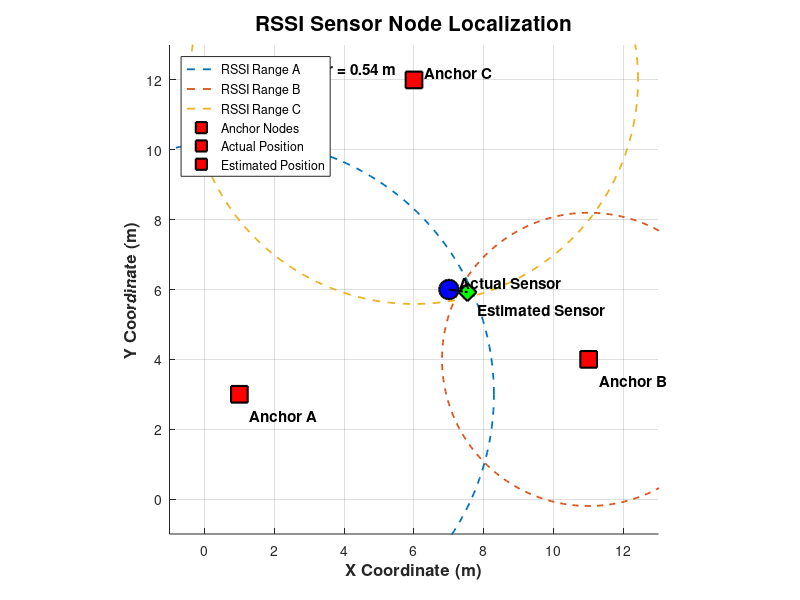

The MATLAB script that drew this image:
%sheikh wasimuddin lab 8 CSEIOT61 
clc;
clear;
close all;
RSSI0=-42;
n=2.1;
A=[1 3];
B=[11 4];
C=[6 12];
actual=[7 6];
d1a=sqrt((actual(1)-A(1))^2+(actual(2)-A(2))^2);
d2a=sqrt((actual(1)-B(1))^2+(actual(2)-B(2))^2);
d3a=sqrt((actual(1)-C(1))^2+(actual(2)-C(2))^2);
RSSI1=RSSI0-10*n*log10(d1a);
RSSI2=RSSI0-10*n*log10(d2a);
RSSI3=RSSI0-10*n*log10(d3a);
rng(27);
noise=0.7;
RSSI1=RSSI1+noise*randn;
RSSI2=RSSI2+noise*randn;
RSSI3=RSSI3+noise*randn;
d1=10^((RSSI0-RSSI1)/(10*n));
d2=10^((RSSI0-RSSI2)/(10*n));
d3=10^((RSSI0-RSSI3)/(10*n));
M=2*[B(1)-A(1),B(2)-A(2);C(1)-A(1),C(2)-A(2)];
N=[d1^2-d2^2+B(1)^2-A(1)^2+B(2)^2-A(2)^2;d1^2-d3^2+C(1)^2-A(1)^2+C(2)^2-A(2)^2];
estimated=M\N;
x=estimated(1);
y=estimated(2);
error=sqrt((x-actual(1))^2+(y-actual(2))^2);
fprintf('RSSI Based Sensor Node Localization\n');
fprintf('Anchor A RSSI: %.2f dBm Distance: %.2f m\n',RSSI1,d1);
fprintf('Anchor B RSSI: %.2f dBm Distance: %.2f m\n',RSSI2,d2);
fprintf('Anchor C RSSI: %.2f dBm Distance: %.2f m\n',RSSI3,d3);
fprintf('Actual Position: (%.2f,%.2f) m\n',actual(1),actual(2));
fprintf('Estimated Position: (%.2f,%.2f) m\n',x,y);
fprintf('Localization Error: %.2f m\n',error);
theta=linspace(0,2*pi,300);
figure('Color','w','Position',[150 100 900 650]);
hold on;
grid on;
axis equal;
xlim([-1 13]);
ylim([-1 13]);
plot(A(1)+d1*cos(theta),A(2)+d1*sin(theta),'--','LineWidth',1.3);
plot(B(1)+d2*cos(theta),B(2)+d2*sin(theta),'--','LineWidth',1.3);
plot(C(1)+d3*cos(theta),C(2)+d3*sin(theta),'--','LineWidth',1.3);
plot(A(1),A(2),'s','MarkerSize',12,'MarkerFaceColor','r','MarkerEdgeColor','k','LineWidth',1.5);
plot(B(1),B(2),'s','MarkerSize',12,'MarkerFaceColor','r','MarkerEdgeColor','k','LineWidth',1.5);
plot(C(1),C(2),'s','MarkerSize',12,'MarkerFaceColor','r','MarkerEdgeColor','k','LineWidth',1.5);
plot(actual(1),actual(2),'o','MarkerSize',14,'MarkerFaceColor','b','MarkerEdgeColor','k','LineWidth',1.5);
plot(x,y,'d','MarkerSize',13,'MarkerFaceColor','g','MarkerEdgeColor','k','LineWidth',1.5);
plot([actual(1) x],[actual(2) y],'k-.','LineWidth',1.5);
text(A(1)+0.3,A(2)-0.6,'Anchor A','FontSize',11,'FontWeight','bold');
text(B(1)+0.3,B(2)-0.6,'Anchor B','FontSize',11,'FontWeight','bold');
text(C(1)+0.3,C(2)+0.2,'Anchor C','FontSize',11,'FontWeight','bold');
text(actual(1)+0.3,actual(2)+0.2,'Actual Sensor','FontSize',11,'FontWeight','bold');
text(x+0.3,y-0.5,'Estimated Sensor','FontSize',11,'FontWeight','bold');
xlabel('X Coordinate (m)','FontSize',12,'FontWeight','bold');
ylabel('Y Coordinate (m)','FontSize',12,'FontWeight','bold');
title('RSSI Sensor Node Localization','FontSize',15,'FontWeight','bold');
legend('RSSI Range A','RSSI Range B','RSSI Range C','Anchor Nodes','Actual Position','Estimated Position','Location','northwest');
text(0,12.3,sprintf('Localization Error = %.2f m',error),'FontSize',11,'FontWeight','bold');
hold off;
